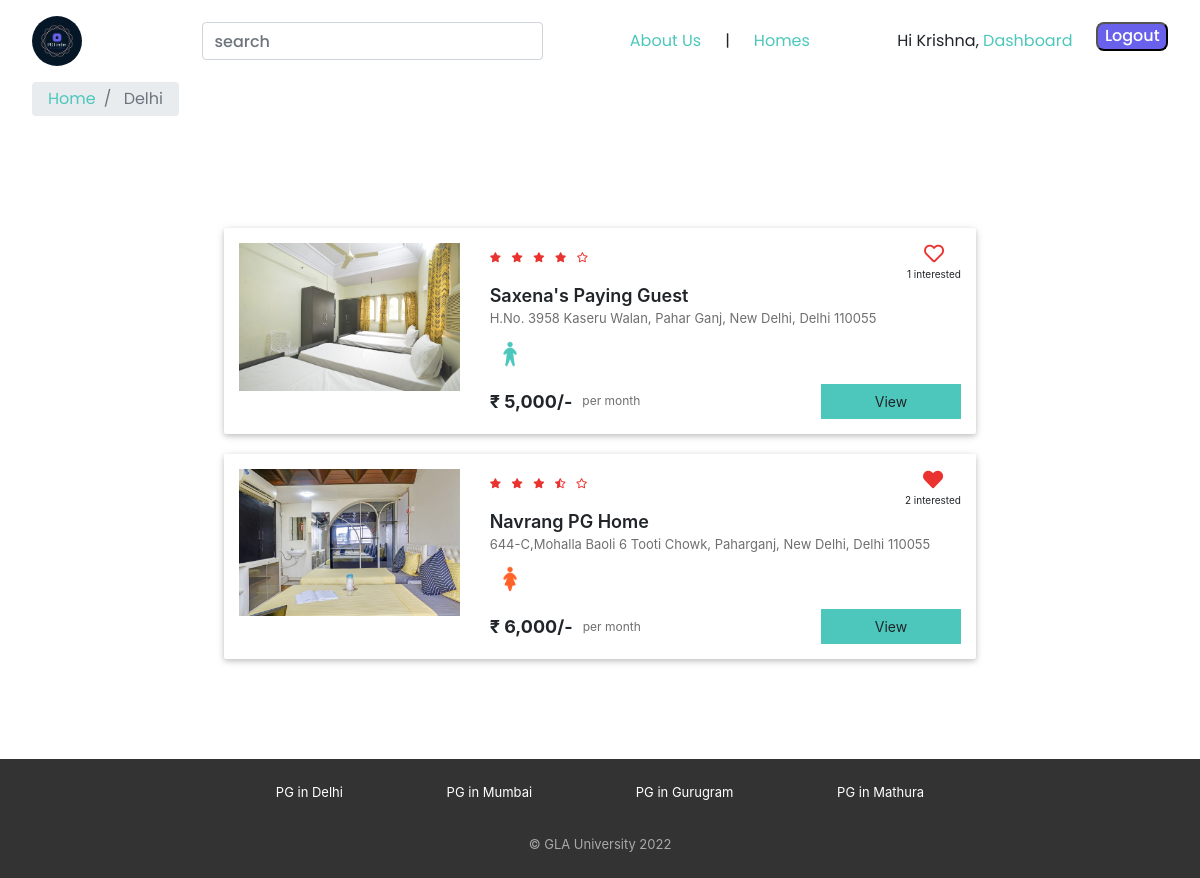
Page /property_list.php?city=Delhi (signed in) on the committed database.
### tables this page shows
CREATE TABLE `properties` (
  `id` int(11) NOT NULL,
  `city_id` int(11) NOT NULL,
  `name` varchar(150) NOT NULL,
  `address` varchar(255) NOT NULL,
  `description` longtext NOT NULL,
  `gender` enum('male','female','unisex') NOT NULL,
  `rent` int(11) NOT NULL,
  `rating_clean` float(2,1) NOT NULL,
  `rating_food` float(2,1) NOT NULL,
  `rating_safety` float(2,1) NOT NULL
);

### property_list.php (the view, shortened to what this page needs)
<?php
require "includes/database_connect.php";
$user_id = isset($_SESSION['user_id']) ? $_SESSION['user_id'] : NULL;
$city_name = $_GET["city"];
$sql_1 = "SELECT * FROM cities WHERE name = '$city_name'";
$result_1 = mysqli_query($conn, $sql_1);
$city = mysqli_fetch_assoc($result_1);
$city_id = $city['id'];
$sql_2 = "SELECT * FROM properties WHERE city_id = $city_id";
$result_2 = mysqli_query($conn, $sql_2);
$properties = mysqli_fetch_all($result_2, MYSQLI_ASSOC);
$sql_3 = "SELECT *
                FROM interested_users_properties iup
                INNER JOIN properties p ON iup.property_id = p.id
                WHERE p.city_id = $city_id";
$result_3 = mysqli_query($conn, $sql_3);
$interested_users_properties = mysqli_fetch_all($result_3, MYSQLI_ASSOC);
?>
<!DOCTYPE html>
<html lang="en">
<head>
    <?php
    include "includes/head_links.php";
    ?>
    <link href="css/property_list.css" rel="stylesheet" />
    <link rel="stylesheet" href="css/style.css">
</head>
<body>
<nav>
    <div class="icon">
        <img src="img/Logo/png/logo-color.png" alt="icon" onclick="gotoLink('index.php')">
    </div>
    <div class="links" style="column-gap: 2vw;">
        <div class="search-button">
            <form id="search-form" action="property_list.php" method="GET">
                <label for="search-city"></label><input class="form-control" type="text" name="city" id="search-city" placeholder="search">
            </form>
        </div>
        <div class="text-links">
            <a href="aboutUs.php">About Us</a>
            |
            <a href="home.php">Homes</a>
        </div>
        <div class="home-name">
            <?php
            if (isset($_SESSION['user_id'])) {
                ?>
                <p>Hi <?= $_SESSION["full_name"] ?>, <a class="nav-link" href="dashboard.php"> Dashboard </a></p>
                <?php
            }
            ?>
        </div>
        <?php
        if (!isset($_SESSION['user_id'])) {
            ?>
            <div class="login-button">
                <button onclick="gotoLink('logup.php')">Login</button>
            </div>
            <?php
        } else {
            ?>
            <div class="login-button">
                <button onclick="gotoLink('logout.php')">Logout</button>
            </div>
            <?php
        }
        ?>
    </div>
</nav>
<nav aria-label="breadcrumb">
    <ol class="breadcrumb py-2">
        <li class="breadcrumb-item">
            <a href="home.php">Home</a>
        </li>
        <li class="breadcrumb-item active" aria-current="page">
            <?= $city_name; ?>
        </li>
    </ol>
</nav>
<div class="page-container">
    <?php
    foreach ($properties as $property) {
        $property_images = glob("img/properties/" . $property['id'] . "/*");
        ?>
        <div class="property-card property-id-<?= $property['id'] ?> row">
            <div class="image-container col-md-4">
                <img src="<?= $property_images[0] ?>" />
            </div>
            <div class="content-container col-md-8">
                <div class="row no-gutters justify-content-between">
                    <?php
                    $total_rating = ($property['rating_clean'] + $property['rating_food'] + $property['rating_safety']) / 3;
                    $total_rating = round($total_rating, 1);
                    ?>
                    <div class="star-container" title="<?= $total_rating ?>">
                        <?php
                        $rating = $total_rating;
                        for ($i = 0; $i < 5; $i++) {
                            if ($rating >= $i + 0.8) {
                                ?>
                                <i class="fas fa-star"></i>
                                <?php
                            } elseif ($rating >= $i + 0.3) {
                                ?>
                                <i class="fas fa-star-half-alt"></i>
                                <?php
                            } else {
                                ?>
                                <i class="far fa-star"></i>
                                <?php
                            }
                        }
                        ?>
                    </div>
                    <div class="interested-container">
                        <?php
                        $interested_users_count = 0;
                        $is_interested = false;
                        foreach ($interested_users_properties as $interested_user_property) {
                            if ($interested_user_property['property_id'] == $property['id']) {
                                $interested_users_count++;
                                if ($interested_user_property['user_id'] == $user_id) {
                                    $is_interested = true;
                                }
                            }
                        }
                        if ($is_interested) {
                            ?>
                            <i class="is-interested-image property-id-<?= $property['id'] ?> fas fa-heart" property_id="<?= $property['id'] ?>"></i>
                            <?php
                        } else {
                            ?>
                            <i class="is-interested-image property-id-<?= $property['id'] ?> far fa-heart" property_id="<?= $property['id'] ?>"></i>
                            <?php
                        }
                        ?>
                        <div class="interested-text">
                            <span class="interested-user-count property-id-<?= $property['id'] ?> "><?= $interested_users_count ?></span> interested
                        </div>
                    </div>
                </div>
                <div class="detail-container">
                    <div class="property-name"><?= $property['name'] ?></div>
                    <div class="property-address"><?= $property['address'] ?></div>
                    <div class="property-gender">
                        <?php
                        if ($property['gender'] == "male") {
                            ?>
                            <img src="img/male.png" />
                            <?php
                        } else{
                            ?>
                            <img src="img/female.png" />
                            <?php
                        }
                        ?>
                    </div>
                </div>
                <div class="row no-gutters">
                    <div class="rent-container col-6">
                        <div class="rent">₹ <?= number_format($property['rent']) ?>/-</div>
                        <div class="rent-unit">per month</div>
                    </div>
                    <div class="button-container col-6">
                        <a href="property_detail.php?property_id=<?= $property['id'] ?>" class="btn btn-primary">View</a>
                    </div>
                </div>
            </div>
        </div>
        <?php
    }
        ?>
</div>
<?php
include "includes/footer.php";
?>
</body>
</html>

### css/common.css (style rules this page uses)
* { padding: 0; margin: 0; }
html { font-family: 'Poppins', sans-serif; background-color: white; }
.page-container { max-width: 800px; padding: 80px 24px; margin: auto; }

### css/property_list.css (style rules this page uses)
.property-card { background-color: #ffffff; border-radius: 2px; padding: 15px 0px; margin: 0px auto 20px; box-shadow: 0 2px 5px 0 rgba(0, 0, 0, 0.16), 0 2px 10px 0 rgba(0, 0, 0, 0.12); }
.image-container { text-align: center; }
.image-container img { width: 100%; max-width: 300px; }
.star-container i { color: #EA322E; font-size: 10px; margin-right: 6px; }
.interested-container { text-align: center; }
.interested-container i { color: #EA322E; font-size: 20px; cursor: pointer; }
.interested-text { font-size: 10px; }
.detail-container { padding-bottom: 10px; }
.property-name { font-size: 18px; font-weight: 600; }
.property-address { color: #6f6f6f; font-size: 13px; padding-bottom: 5px; }
.property-gender img { width: 40px; }
.rent-container { display: flex; align-items: center; }
.rent { font-size: 18px; font-weight: bold; padding-right: 10px; }
.rent-unit { color: #6f6f6f; font-size: 12px; }
.button-container .btn { font-size: 14px; border-radius: 0px; width: 140px; float: right; }

### css/style.css (style rules this page uses)
* { padding: 0; margin: 0; box-sizing: border-box; }
html { font-family: 'Poppins', sans-serif; background-color: white; }
a { text-decoration: none; background-image: linear-gradient(#d99a5a, #d99a5a); background-size: 0 0.1em; background-position-y: 100%; background-position-x: 100%; background-repeat: no-repeat; transition: background-size 0.2s ease-in-out; }
button { font-family: Poppins, sans-serif; font-size: max(16px, 1.2vw); background-color: #6960eb; color: white; font-weight: 500; padding: 0.2rem 0.4rem; border-radius: 0.5rem; transition: 250ms linear; }
input { font-family: Poppins, sans-serif; font-size: 1.2rem; background-color: #6960eb; color: white; font-weight: 500; padding: 0.2rem 0.4rem; border-radius: 0.5rem; transition: 250ms linear; }
input { outline: none; font-family: Lobster, cursive; font-weight: 400; font-size: 15px; background: none; border: 1px solid black; padding: 5px; border-radius: 10px;; }
nav { box-sizing: border-box; display: flex; flex-direction: row; align-items: center; margin: 1rem 2rem; }
.icon { width: 10%; display: flex; align-items: center; }
nav .icon img { width: 50px; aspect-ratio: 1; border-radius: 50px; transition: 300ms linear; }
nav .links { box-sizing: border-box; width: 90%; display: flex; flex-direction: row; justify-content: right; }
.search-button { margin: auto 0 auto; }
.search-button input { font-family: 'Poppins', sans-serif; color: black; font-weight: 500; }
nav .links .text-links { width: 30%; display: flex; justify-content: center; column-gap: 2vw; align-items: center; }

### property_list.php (style rules this page uses)
nav { line-height: 1.15; font-family: 'Poppins', sans-serif; }
#search-form { display: flex; justify-content: center; align-items: center; }
.login-button { display: flex; justify-content: center; align-items: center; }
.home-name { display: flex; align-items: center; }
.home-name p { margin: 0; }
.home-name a { display: revert; padding: 0; }

### rows in the picture
properties: shows a picture, interested_users_count "1", name "Saxena's Paying Guest", address "H.No. 3958 Kaseru Walan, Pahar Ganj, New Delhi, Delhi 110055", rent "5,000"
properties: shows a picture, interested_users_count "2", name "Navrang PG Home", address "644-C,Mohalla Baoli 6 Tooti Chowk, Paharganj, New Delhi, Delhi 110055", rent "6,000"

### other values in the picture
$_SESSION["full_name"] "Krishna"
$city_name "Delhi"
